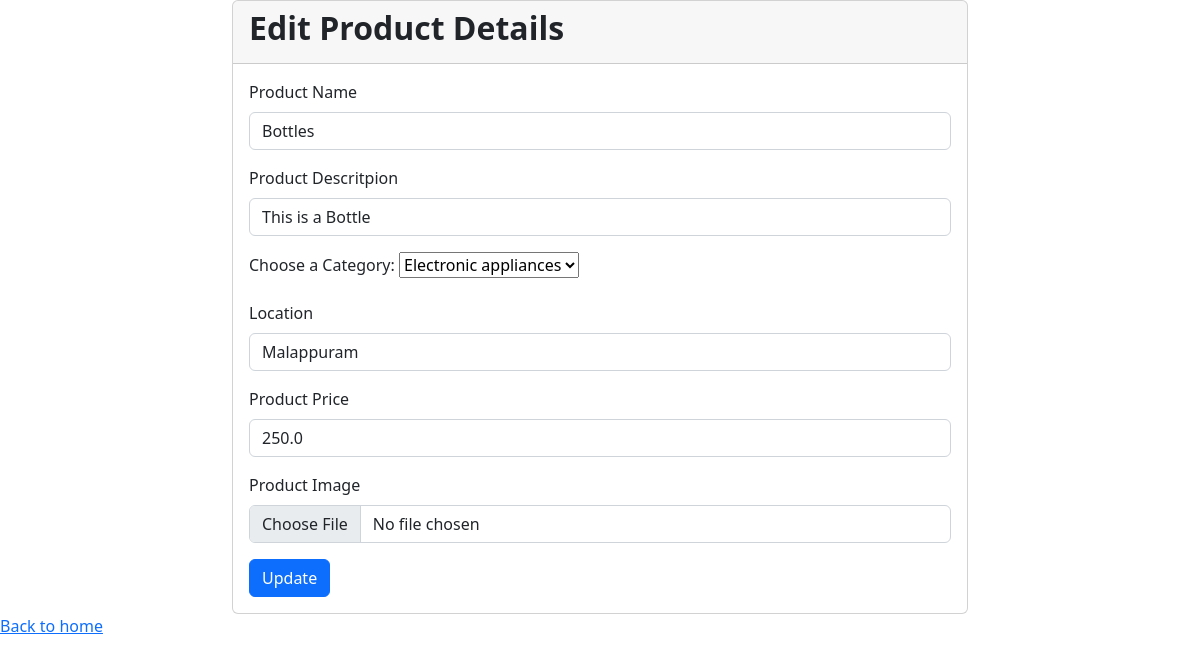
/edit_post_confirm/43/, run on the app's committed database.
### sellerapp/models.py (models this page shows, shortened)
class Product(models.Model):
    userid = models.ForeignKey(User,on_delete=models.CASCADE,null=True)
    product_name = models.CharField(max_length=100,null=True)
    product_desc = models.CharField(max_length=1000,null=True)
    category = models.CharField(max_length=100,null=True)
    location = models.CharField(max_length=100,null=True)
    product_price = models.FloatField(max_length=100,null=True)
    product_img = models.FileField(upload_to='media',null=True,blank=True)
    time = models.DateTimeField(null=True,blank=True)

### sellerapp/views.py (the view)
# urls.py: path('edit_post_confirm/<id>/', EditPostConfirm.as_view(), name='edit_post_confirm'),
class EditPostConfirm(View):
    def get(self, request, id):
        data = Product.objects.get(id=id)
        return render(request, 'edit_post.html', {'data': data})

### sellerapp/templates/edit_post.html (shortened to what this page needs)
<!DOCTYPE html>
<html lang="en">
<head>
    <link href="https://cdn.jsdelivr.net/npm/bootstrap@5.2.0-beta1/dist/css/bootstrap.min.css" rel="stylesheet">
</head>
<body>
   <section class="section">
    <div class="container">
        <div class="row justify-content-center">
            <div class="col-md-8">
                <div class="card">
                    <div class="card-header">
                        <h2 class="fw-bold">Edit Product Details</h2>
                    </div>
                    <div class="card-body">
                        <form action="{% url 'edit_post' data.id %}" method="POST" enctype="multipart/form-data"> {% csrf_token %}
                            <div class="mb-3">
                                <label  class="form-label">Product Name</label>
                                <input type="text" Required name="product_name" class="form-control" value="{{ data.product_name }}">
                            </div>
                            <div class="mb-3">
                                <label  class="form-label">Product Descritpion</label>
                                <input type="text" Required name="product_desc" class="form-control" value="{{ data.product_desc }}">
                            </div>
                            <div class="mb-3">
                                <label class="form-label" >Choose a Category:</label>
                                    <select name="category" value="{{ data.category }}">
                                      <option value="Electronic appliances" name="category">Electronic appliances</option>
                                    </select>
                            </div>
                            <div class="mb-3">
                                <label class="form-label">Location</label>
                                <input type="text" Required name="location" class="form-control" value="{{ data.location }}">
                            </div>
                            <div class="mb-3">
                                <label class="form-label">Product Price</label>
                                <input type="number" Required name="product_price" class="form-control" value="{{ data.product_price }}">
                            </div>
                             <div class="mb-3">
                                <label  class="form-label">Product Image</label>
                                <input type="file" Required name="product_img" class="form-control" value="{{ data.product_img }}">
                            </div>
                            <button type="submit" class="btn btn-primary">Update</button>
                        </form>
                    </div>
                </div>
            </div>
        </div>
    </div>
</section>
 <a href="{% url 'indexpage' %}" >Back to home</a>
</body>
</html>

### data on the page
Product: product_name "Bottles", product_desc "This is a Bottle", category "Electronic appliances", location "Malappuram", product_price "250.0"
